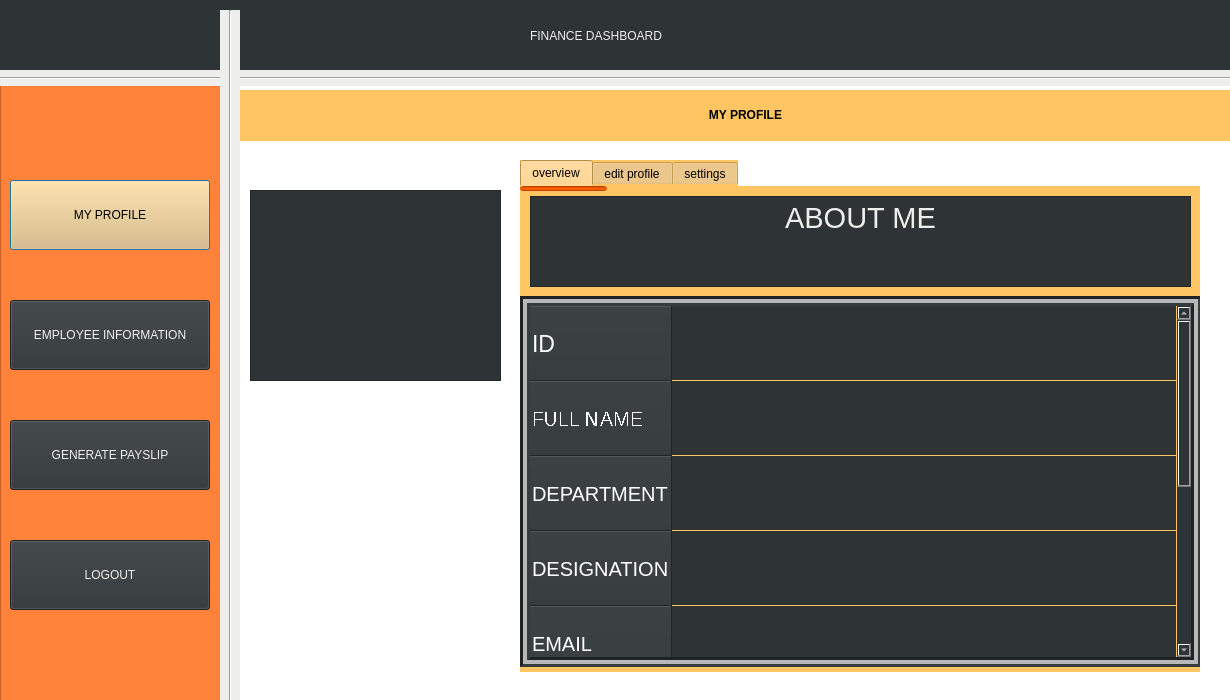
<?xml version="1.0" encoding="UTF-8"?>
<ui version="4.0">
 <class>Dialog</class>
 <widget class="QDialog" name="Dialog">
  <property name="geometry">
   <rect>
    <x>0</x>
    <y>0</y>
    <width>1230</width>
    <height>700</height>
   </rect>
  </property>
  <property name="windowTitle">
   <string>Dialog</string>
  </property>
  <property name="autoFillBackground">
   <bool>false</bool>
  </property>
  <property name="styleSheet">
   <string notr="true">background-color: rgb(46, 52, 54);
border-bottom-color: rgb(238, 238, 236);
border-right-color: rgb(238, 238, 236);
border-top-color: rgb(238, 238, 236);
border-color: rgb(245, 121, 0);</string>
  </property>
  <widget class="QLabel" name="label1">
   <property name="geometry">
    <rect>
     <x>530</x>
     <y>0</y>
     <width>341</width>
     <height>71</height>
    </rect>
   </property>
   <property name="styleSheet">
    <string notr="true">color:rgb(238, 238, 236);
font: 75 30pt &quot;Ubuntu Condensed&quot;;</string>
   </property>
   <property name="text">
    <string>FINANCE DASHBOARD</string>
   </property>
  </widget>
  <widget class="QLabel" name="LOGO">
   <property name="geometry">
    <rect>
     <x>10</x>
     <y>10</y>
     <width>201</width>
     <height>51</height>
    </rect>
   </property>
   <property name="text">
    <string/>
   </property>
   <property name="pixmap">
    <pixmap>logo.png</pixmap>
   </property>
   <property name="scaledContents">
    <bool>true</bool>
   </property>
  </widget>
  <widget class="Line" name="line">
   <property name="geometry">
    <rect>
     <x>-10</x>
     <y>70</y>
     <width>1251</width>
     <height>16</height>
    </rect>
   </property>
   <property name="styleSheet">
    <string notr="true">
background-color: rgb(238, 238, 236);</string>
   </property>
   <property name="orientation">
    <enum>Qt::Horizontal</enum>
   </property>
  </widget>
  <widget class="Line" name="line_2">
   <property name="geometry">
    <rect>
     <x>220</x>
     <y>10</y>
     <width>20</width>
     <height>761</height>
    </rect>
   </property>
   <property name="styleSheet">
    <string notr="true">
background-color: rgb(238, 238, 236);</string>
   </property>
   <property name="orientation">
    <enum>Qt::Vertical</enum>
   </property>
  </widget>
  <widget class="QColumnView" name="columnView">
   <property name="geometry">
    <rect>
     <x>0</x>
     <y>80</y>
     <width>226</width>
     <height>621</height>
    </rect>
   </property>
   <property name="styleSheet">
    <string notr="true">background-color: rgb(255, 130, 59);
</string>
   </property>
  </widget>
  <widget class="QPushButton" name="myprofile">
   <property name="geometry">
    <rect>
     <x>10</x>
     <y>180</y>
     <width>200</width>
     <height>70</height>
    </rect>
   </property>
   <property name="cursor">
    <cursorShape>OpenHandCursor</cursorShape>
   </property>
   <property name="mouseTracking">
    <bool>true</bool>
   </property>
   <property name="acceptDrops">
    <bool>false</bool>
   </property>
   <property name="styleSheet">
    <string notr="true">color:rgb(0,0,0);
background-color: rgb(233, 185, 110);
font: 75 17pt &quot;Ubuntu Condensed&quot;;</string>
   </property>
   <property name="text">
    <string>MY PROFILE</string>
   </property>
  </widget>
  <widget class="QPushButton" name="empinfo">
   <property name="geometry">
    <rect>
     <x>10</x>
     <y>300</y>
     <width>200</width>
     <height>70</height>
    </rect>
   </property>
   <property name="cursor">
    <cursorShape>OpenHandCursor</cursorShape>
   </property>
   <property name="styleSheet">
    <string notr="true">color:rgb(238, 238, 236);
font: 75 15pt &quot;Ubuntu Condensed&quot;;</string>
   </property>
   <property name="text">
    <string>EMPLOYEE INFORMATION</string>
   </property>
  </widget>
  <widget class="QPushButton" name="logout">
   <property name="geometry">
    <rect>
     <x>10</x>
     <y>540</y>
     <width>200</width>
     <height>70</height>
    </rect>
   </property>
   <property name="cursor">
    <cursorShape>OpenHandCursor</cursorShape>
   </property>
   <property name="styleSheet">
    <string notr="true">color:rgb(238, 238, 236);
font: 75 17pt &quot;Ubuntu Condensed&quot;;</string>
   </property>
   <property name="text">
    <string>LOGOUT</string>
   </property>
  </widget>
  <widget class="QColumnView" name="columnView_2">
   <property name="geometry">
    <rect>
     <x>210</x>
     <y>80</y>
     <width>1021</width>
     <height>671</height>
    </rect>
   </property>
   <property name="styleSheet">
    <string notr="true">background-color: rgb(255, 255, 255);
</string>
   </property>
  </widget>
  <widget class="QFrame" name="frame">
   <property name="geometry">
    <rect>
     <x>250</x>
     <y>190</y>
     <width>251</width>
     <height>191</height>
    </rect>
   </property>
   <property name="frameShape">
    <enum>QFrame::StyledPanel</enum>
   </property>
   <property name="frameShadow">
    <enum>QFrame::Raised</enum>
   </property>
   <widget class="QLabel" name="placeholder">
    <property name="geometry">
     <rect>
      <x>40</x>
      <y>20</y>
      <width>161</width>
      <height>141</height>
     </rect>
    </property>
    <property name="text">
     <string/>
    </property>
    <property name="pixmap">
     <pixmap>placeholder.png</pixmap>
    </property>
    <property name="scaledContents">
     <bool>true</bool>
    </property>
   </widget>
  </widget>
  <widget class="QTabWidget" name="EMPLOYEETAB">
   <property name="geometry">
    <rect>
     <x>520</x>
     <y>160</y>
     <width>680</width>
     <height>512</height>
    </rect>
   </property>
   <property name="cursor">
    <cursorShape>PointingHandCursor</cursorShape>
   </property>
   <property name="styleSheet">
    <string notr="true">background-color: rgb(255, 197, 98);</string>
   </property>
   <property name="tabPosition">
    <enum>QTabWidget::North</enum>
   </property>
   <property name="tabShape">
    <enum>QTabWidget::Rounded</enum>
   </property>
   <property name="currentIndex">
    <number>0</number>
   </property>
   <property name="elideMode">
    <enum>Qt::ElideMiddle</enum>
   </property>
   <property name="usesScrollButtons">
    <bool>true</bool>
   </property>
   <property name="documentMode">
    <bool>false</bool>
   </property>
   <property name="tabsClosable">
    <bool>false</bool>
   </property>
   <property name="movable">
    <bool>false</bool>
   </property>
   <property name="tabBarAutoHide">
    <bool>true</bool>
   </property>
   <widget class="QWidget" name="overview">
    <attribute name="title">
     <string>overview</string>
    </attribute>
    <widget class="QLineEdit" name="lineEdit_2">
     <property name="geometry">
      <rect>
       <x>0</x>
       <y>0</y>
       <width>87</width>
       <height>5</height>
      </rect>
     </property>
     <property name="styleSheet">
      <string notr="true">background-color:rgb(255, 93, 0);</string>
     </property>
    </widget>
    <widget class="QTableWidget" name="tableWidget">
     <property name="enabled">
      <bool>true</bool>
     </property>
     <property name="geometry">
      <rect>
       <x>0</x>
       <y>110</y>
       <width>681</width>
       <height>371</height>
      </rect>
     </property>
     <property name="sizePolicy">
      <sizepolicy hsizetype="Fixed" vsizetype="Fixed">
       <horstretch>0</horstretch>
       <verstretch>0</verstretch>
      </sizepolicy>
     </property>
     <property name="styleSheet">
      <string notr="true">background-color: rgb(46, 52, 54);
color: rgb(255, 255, 255);
gridline-color: rgb(255, 197, 98);
selection-color: rgb(255, 197, 98);</string>
     </property>
     <property name="frameShape">
      <enum>QFrame::Box</enum>
     </property>
     <property name="lineWidth">
      <number>3</number>
     </property>
     <property name="midLineWidth">
      <number>4</number>
     </property>
     <property name="verticalScrollBarPolicy">
      <enum>Qt::ScrollBarAlwaysOn</enum>
     </property>
     <property name="horizontalScrollBarPolicy">
      <enum>Qt::ScrollBarAsNeeded</enum>
     </property>
     <property name="sizeAdjustPolicy">
      <enum>QAbstractScrollArea::AdjustToContents</enum>
     </property>
     <property name="autoScroll">
      <bool>false</bool>
     </property>
     <property name="autoScrollMargin">
      <number>9</number>
     </property>
     <property name="tabKeyNavigation">
      <bool>false</bool>
     </property>
     <property name="showDropIndicator" stdset="0">
      <bool>false</bool>
     </property>
     <property name="dragDropOverwriteMode">
      <bool>false</bool>
     </property>
     <property name="selectionMode">
      <enum>QAbstractItemView::NoSelection</enum>
     </property>
     <property name="selectionBehavior">
      <enum>QAbstractItemView::SelectRows</enum>
     </property>
     <property name="verticalScrollMode">
      <enum>QAbstractItemView::ScrollPerPixel</enum>
     </property>
     <property name="horizontalScrollMode">
      <enum>QAbstractItemView::ScrollPerPixel</enum>
     </property>
     <property name="showGrid">
      <bool>true</bool>
     </property>
     <property name="sortingEnabled">
      <bool>false</bool>
     </property>
     <property name="wordWrap">
      <bool>true</bool>
     </property>
     <property name="cornerButtonEnabled">
      <bool>false</bool>
     </property>
     <property name="rowCount">
      <number>9</number>
     </property>
     <property name="columnCount">
      <number>1</number>
     </property>
     <attribute name="horizontalHeaderVisible">
      <bool>false</bool>
     </attribute>
     <attribute name="horizontalHeaderCascadingSectionResizes">
      <bool>true</bool>
     </attribute>
     <attribute name="horizontalHeaderMinimumSectionSize">
      <number>100</number>
     </attribute>
     <attribute name="horizontalHeaderHighlightSections">
      <bool>true</bool>
     </attribute>
     <attribute name="horizontalHeaderShowSortIndicator" stdset="0">
      <bool>true</bool>
     </attribute>
     <attribute name="horizontalHeaderStretchLastSection">
      <bool>true</bool>
     </attribute>
     <attribute name="verticalHeaderVisible">
      <bool>true</bool>
     </attribute>
     <attribute name="verticalHeaderCascadingSectionResizes">
      <bool>true</bool>
     </attribute>
     <attribute name="verticalHeaderMinimumSectionSize">
      <number>15</number>
     </attribute>
     <attribute name="verticalHeaderDefaultSectionSize">
      <number>75</number>
     </attribute>
     <attribute name="verticalHeaderHighlightSections">
      <bool>true</bool>
     </attribute>
     <attribute name="verticalHeaderShowSortIndicator" stdset="0">
      <bool>true</bool>
     </attribute>
     <attribute name="verticalHeaderStretchLastSection">
      <bool>true</bool>
     </attribute>
     <row>
      <property name="text">
       <string>ID</string>
      </property>
      <property name="toolTip">
       <string notr="true"/>
      </property>
      <property name="whatsThis">
       <string notr="true"/>
      </property>
      <property name="font">
       <font>
        <pointsize>17</pointsize>
       </font>
      </property>
     </row>
     <row>
      <property name="text">
       <string notr="true">FULL NAME</string>
      </property>
      <property name="toolTip">
       <string notr="true"/>
      </property>
      <property name="whatsThis">
       <string notr="true"/>
      </property>
      <property name="font">
       <font>
        <pointsize>15</pointsize>
        <weight>50</weight>
        <bold>false</bold>
        <stylestrategy>NoAntialias</stylestrategy>
        <kerning>true</kerning>
       </font>
      </property>
     </row>
     <row>
      <property name="text">
       <string>DEPARTMENT</string>
      </property>
      <property name="font">
       <font>
        <pointsize>15</pointsize>
       </font>
      </property>
     </row>
     <row>
      <property name="text">
       <string>DESIGNATION</string>
      </property>
      <property name="font">
       <font>
        <pointsize>15</pointsize>
        <weight>50</weight>
        <bold>false</bold>
       </font>
      </property>
     </row>
     <row>
      <property name="text">
       <string>EMAIL</string>
      </property>
      <property name="font">
       <font>
        <pointsize>15</pointsize>
        <weight>50</weight>
        <bold>false</bold>
       </font>
      </property>
     </row>
     <row>
      <property name="text">
       <string>ADDRESS</string>
      </property>
      <property name="font">
       <font>
        <pointsize>15</pointsize>
        <weight>50</weight>
        <bold>false</bold>
       </font>
      </property>
     </row>
     <row>
      <property name="text">
       <string>PHONE</string>
      </property>
      <property name="font">
       <font>
        <pointsize>15</pointsize>
        <weight>50</weight>
        <bold>false</bold>
       </font>
      </property>
     </row>
     <row>
      <property name="text">
       <string>TASK</string>
      </property>
      <property name="font">
       <font>
        <pointsize>15</pointsize>
       </font>
      </property>
     </row>
     <row>
      <property name="text">
       <string>WAGE</string>
      </property>
      <property name="font">
       <font>
        <pointsize>15</pointsize>
       </font>
      </property>
     </row>
     <column>
      <property name="text">
       <string/>
      </property>
     </column>
     <item row="0" column="0">
      <property name="text">
       <string notr="true"/>
      </property>
      <property name="font">
       <font>
        <pointsize>17</pointsize>
       </font>
      </property>
      <property name="flags">
       <set>ItemIsSelectable</set>
      </property>
     </item>
     <item row="1" column="0">
      <property name="text">
       <string notr="true"/>
      </property>
      <property name="font">
       <font>
        <pointsize>17</pointsize>
       </font>
      </property>
      <property name="flags">
       <set>ItemIsSelectable</set>
      </property>
     </item>
     <item row="3" column="0">
      <property name="text">
       <string/>
      </property>
      <property name="font">
       <font>
        <pointsize>17</pointsize>
       </font>
      </property>
      <property name="flags">
       <set>ItemIsSelectable</set>
      </property>
     </item>
     <item row="4" column="0">
      <property name="text">
       <string/>
      </property>
      <property name="font">
       <font>
        <pointsize>17</pointsize>
       </font>
      </property>
      <property name="flags">
       <set>ItemIsSelectable</set>
      </property>
     </item>
     <item row="5" column="0">
      <property name="text">
       <string/>
      </property>
      <property name="font">
       <font>
        <pointsize>17</pointsize>
       </font>
      </property>
      <property name="flags">
       <set>ItemIsSelectable</set>
      </property>
     </item>
     <item row="6" column="0">
      <property name="text">
       <string/>
      </property>
      <property name="font">
       <font>
        <pointsize>17</pointsize>
       </font>
      </property>
      <property name="flags">
       <set>ItemIsSelectable</set>
      </property>
     </item>
    </widget>
    <widget class="QTextBrowser" name="ABOUTME">
     <property name="geometry">
      <rect>
       <x>10</x>
       <y>10</y>
       <width>661</width>
       <height>91</height>
      </rect>
     </property>
     <property name="styleSheet">
      <string notr="true">background-color: rgb(46, 52, 54);</string>
     </property>
     <property name="html">
      <string>&lt;!DOCTYPE HTML PUBLIC &quot;-//W3C//DTD HTML 4.0//EN&quot; &quot;http://www.w3.org/TR/REC-html40/strict.dtd&quot;&gt;
&lt;html&gt;&lt;head&gt;&lt;meta name=&quot;qrichtext&quot; content=&quot;1&quot; /&gt;&lt;style type=&quot;text/css&quot;&gt;
p, li { white-space: pre-wrap; }
&lt;/style&gt;&lt;/head&gt;&lt;body style=&quot; font-family:'Ubuntu'; font-size:11pt; font-weight:400; font-style:normal;&quot;&gt;
&lt;p align=&quot;center&quot; style=&quot; margin-top:0px; margin-bottom:0px; margin-left:0px; margin-right:0px; -qt-block-indent:0; text-indent:0px;&quot;&gt;&lt;span style=&quot; font-size:22pt; color:#eeeeec;&quot;&gt;ABOUT ME&lt;/span&gt;&lt;/p&gt;&lt;/body&gt;&lt;/html&gt;</string>
     </property>
    </widget>
   </widget>
   <widget class="QWidget" name="edit_profile">
    <attribute name="title">
     <string>edit profile</string>
    </attribute>
    <widget class="QColumnView" name="columnView_3">
     <property name="geometry">
      <rect>
       <x>0</x>
       <y>0</y>
       <width>681</width>
       <height>481</height>
      </rect>
     </property>
     <property name="styleSheet">
      <string notr="true">background-color: rgb(46, 52, 54);</string>
     </property>
    </widget>
    <widget class="QLineEdit" name="lineEdit_3">
     <property name="geometry">
      <rect>
       <x>87</x>
       <y>0</y>
       <width>100</width>
       <height>5</height>
      </rect>
     </property>
     <property name="styleSheet">
      <string notr="true">background-color: rgb(255, 93, 0);</string>
     </property>
    </widget>
    <widget class="QPushButton" name="upload">
     <property name="geometry">
      <rect>
       <x>110</x>
       <y>50</y>
       <width>71</width>
       <height>25</height>
      </rect>
     </property>
     <property name="styleSheet">
      <string notr="true">background-color: rgb(233, 185, 110);</string>
     </property>
     <property name="text">
      <string>upload</string>
     </property>
    </widget>
    <widget class="QLabel" name="placeholder2">
     <property name="geometry">
      <rect>
       <x>10</x>
       <y>10</y>
       <width>91</width>
       <height>91</height>
      </rect>
     </property>
     <property name="text">
      <string/>
     </property>
     <property name="pixmap">
      <pixmap>../../Pictures/placeholder.png</pixmap>
     </property>
     <property name="scaledContents">
      <bool>true</bool>
     </property>
    </widget>
    <widget class="QColumnView" name="columnView_4">
     <property name="geometry">
      <rect>
       <x>0</x>
       <y>110</y>
       <width>681</width>
       <height>371</height>
      </rect>
     </property>
     <property name="styleSheet">
      <string notr="true">background-color: rgb(255, 130, 59);
</string>
     </property>
    </widget>
    <widget class="QTableWidget" name="editprofile">
     <property name="enabled">
      <bool>true</bool>
     </property>
     <property name="geometry">
      <rect>
       <x>0</x>
       <y>110</y>
       <width>681</width>
       <height>371</height>
      </rect>
     </property>
     <property name="sizePolicy">
      <sizepolicy hsizetype="Fixed" vsizetype="Fixed">
       <horstretch>0</horstretch>
       <verstretch>0</verstretch>
      </sizepolicy>
     </property>
     <property name="styleSheet">
      <string notr="true">background-color: rgb(255, 197, 98);
color: rgb(46, 52, 54);
gridline-color: rgb(0, 0, 0);
;
selection-color: rgb(255, 130, 59);</string>
     </property>
     <property name="frameShape">
      <enum>QFrame::Box</enum>
     </property>
     <property name="lineWidth">
      <number>3</number>
     </property>
     <property name="midLineWidth">
      <number>4</number>
     </property>
     <property name="verticalScrollBarPolicy">
      <enum>Qt::ScrollBarAlwaysOn</enum>
     </property>
     <property name="horizontalScrollBarPolicy">
      <enum>Qt::ScrollBarAsNeeded</enum>
     </property>
     <property name="sizeAdjustPolicy">
      <enum>QAbstractScrollArea::AdjustToContents</enum>
     </property>
     <property name="autoScroll">
      <bool>false</bool>
     </property>
     <property name="autoScrollMargin">
      <number>9</number>
     </property>
     <property name="tabKeyNavigation">
      <bool>true</bool>
     </property>
     <property name="showDropIndicator" stdset="0">
      <bool>true</bool>
     </property>
     <property name="dragEnabled">
      <bool>true</bool>
     </property>
     <property name="dragDropOverwriteMode">
      <bool>true</bool>
     </property>
     <property name="dragDropMode">
      <enum>QAbstractItemView::DragDrop</enum>
     </property>
     <property name="alternatingRowColors">
      <bool>false</bool>
     </property>
     <property name="selectionMode">
      <enum>QAbstractItemView::SingleSelection</enum>
     </property>
     <property name="selectionBehavior">
      <enum>QAbstractItemView::SelectRows</enum>
     </property>
     <property name="textElideMode">
      <enum>Qt::ElideMiddle</enum>
     </property>
     <property name="verticalScrollMode">
      <enum>QAbstractItemView::ScrollPerPixel</enum>
     </property>
     <property name="horizontalScrollMode">
      <enum>QAbstractItemView::ScrollPerPixel</enum>
     </property>
     <property name="showGrid">
      <bool>true</bool>
     </property>
     <property name="sortingEnabled">
      <bool>false</bool>
     </property>
     <property name="wordWrap">
      <bool>true</bool>
     </property>
     <property name="cornerButtonEnabled">
      <bool>false</bool>
     </property>
     <property name="rowCount">
      <number>9</number>
     </property>
     <property name="columnCount">
      <number>1</number>
     </property>
     <attribute name="horizontalHeaderVisible">
      <bool>false</bool>
     </attribute>
     <attribute name="horizontalHeaderCascadingSectionResizes">
      <bool>true</bool>
     </attribute>
     <attribute name="horizontalHeaderMinimumSectionSize">
      <number>100</number>
     </attribute>
     <attribute name="horizontalHeaderHighlightSections">
      <bool>false</bool>
     </attribute>
     <attribute name="horizontalHeaderShowSortIndicator" stdset="0">
      <bool>true</bool>
     </attribute>
     <attribute name="horizontalHeaderStretchLastSection">
      <bool>true</bool>
     </attribute>
     <attribute name="verticalHeaderVisible">
      <bool>false</bool>
     </attribute>
     <attribute name="verticalHeaderCascadingSectionResizes">
      <bool>true</bool>
     </attribute>
     <attribute name="verticalHeaderMinimumSectionSize">
      <number>15</number>
     </attribute>
     <attribute name="verticalHeaderDefaultSectionSize">
      <number>75</number>
     </attribute>
     <attribute name="verticalHeaderHighlightSections">
      <bool>true</bool>
     </attribute>
     <attribute name="verticalHeaderShowSortIndicator" stdset="0">
      <bool>true</bool>
     </attribute>
     <attribute name="verticalHeaderStretchLastSection">
      <bool>true</bool>
     </attribute>
     <row>
      <property name="text">
       <string>ID</string>
      </property>
      <property name="toolTip">
       <string notr="true"/>
      </property>
      <property name="whatsThis">
       <string notr="true"/>
      </property>
      <property name="font">
       <font>
        <pointsize>17</pointsize>
        <weight>75</weight>
        <bold>true</bold>
       </font>
      </property>
     </row>
     <row>
      <property name="text">
       <string notr="true">FULL NAME</string>
      </property>
      <property name="toolTip">
       <string notr="true"/>
      </property>
      <property name="whatsThis">
       <string notr="true"/>
      </property>
      <property name="font">
       <font>
        <pointsize>15</pointsize>
        <weight>75</weight>
        <bold>true</bold>
        <stylestrategy>NoAntialias</stylestrategy>
        <kerning>true</kerning>
       </font>
      </property>
     </row>
     <row>
      <property name="text">
       <string>DEPARTMENT</string>
      </property>
      <property name="font">
       <font>
        <pointsize>15</pointsize>
        <weight>75</weight>
        <bold>true</bold>
       </font>
      </property>
     </row>
     <row>
      <property name="text">
       <string>DESIGNATION</string>
      </property>
      <property name="font">
       <font>
        <pointsize>15</pointsize>
        <weight>75</weight>
        <bold>true</bold>
       </font>
      </property>
     </row>
     <row>
      <property name="text">
       <string>EMAIL</string>
      </property>
      <property name="font">
       <font>
        <pointsize>15</pointsize>
        <weight>75</weight>
        <bold>true</bold>
       </font>
      </property>
     </row>
     <row>
      <property name="text">
       <string>ADDRESS</string>
      </property>
      <property name="font">
       <font>
        <pointsize>15</pointsize>
        <weight>75</weight>
        <bold>true</bold>
       </font>
      </property>
     </row>
     <row>
      <property name="text">
       <string>PHONE</string>
      </property>
      <property name="font">
       <font>
        <pointsize>15</pointsize>
        <weight>75</weight>
        <bold>true</bold>
       </font>
      </property>
     </row>
     <row>
      <property name="text">
       <string>WAGE</string>
      </property>
      <property name="font">
       <font>
        <pointsize>15</pointsize>
        <weight>75</weight>
        <bold>true</bold>
       </font>
      </property>
     </row>
     <row>
      <property name="text">
       <string>TASK</string>
      </property>
      <property name="font">
       <font>
        <pointsize>15</pointsize>
        <weight>75</weight>
        <bold>true</bold>
       </font>
      </property>
     </row>
     <column>
      <property name="text">
       <string/>
      </property>
     </column>
     <item row="0" column="0">
      <property name="text">
       <string/>
      </property>
      <property name="font">
       <font>
        <pointsize>17</pointsize>
       </font>
      </property>
      <property name="flags">
       <set>ItemIsSelectable</set>
      </property>
     </item>
     <item row="1" column="0">
      <property name="text">
       <string notr="true"/>
      </property>
      <property name="font">
       <font>
        <pointsize>17</pointsize>
       </font>
      </property>
      <property name="flags">
       <set>ItemIsSelectable|ItemIsEditable</set>
      </property>
     </item>
     <item row="3" column="0">
      <property name="text">
       <string/>
      </property>
      <property name="font">
       <font>
        <pointsize>17</pointsize>
       </font>
      </property>
      <property name="flags">
       <set>ItemIsSelectable|ItemIsEditable|ItemIsDropEnabled</set>
      </property>
     </item>
     <item row="4" column="0">
      <property name="text">
       <string/>
      </property>
      <property name="font">
       <font>
        <pointsize>17</pointsize>
       </font>
      </property>
      <property name="flags">
       <set>ItemIsSelectable|ItemIsEditable</set>
      </property>
     </item>
     <item row="5" column="0">
      <property name="text">
       <string/>
      </property>
      <property name="font">
       <font>
        <pointsize>17</pointsize>
       </font>
      </property>
      <property name="flags">
       <set>ItemIsSelectable|ItemIsEditable</set>
      </property>
     </item>
     <item row="6" column="0">
      <property name="text">
       <string/>
      </property>
      <property name="font">
       <font>
        <pointsize>17</pointsize>
       </font>
      </property>
      <property name="flags">
       <set>ItemIsSelectable|ItemIsEditable</set>
      </property>
     </item>
    </widget>
    <widget class="QPushButton" name="saveinfo">
     <property name="geometry">
      <rect>
       <x>520</x>
       <y>30</y>
       <width>131</width>
       <height>31</height>
      </rect>
     </property>
     <property name="text">
      <string>save</string>
     </property>
    </widget>
    <widget class="QLineEdit" name="filename">
     <property name="geometry">
      <rect>
       <x>110</x>
       <y>80</y>
       <width>113</width>
       <height>16</height>
      </rect>
     </property>
    </widget>
   </widget>
   <widget class="QWidget" name="settings">
    <attribute name="title">
     <string>settings</string>
    </attribute>
    <widget class="QLineEdit" name="currentpassword">
     <property name="geometry">
      <rect>
       <x>60</x>
       <y>110</y>
       <width>381</width>
       <height>51</height>
      </rect>
     </property>
    </widget>
    <widget class="QColumnView" name="columnView_5">
     <property name="geometry">
      <rect>
       <x>20</x>
       <y>80</y>
       <width>641</width>
       <height>371</height>
      </rect>
     </property>
     <property name="styleSheet">
      <string notr="true">background-color: rgb(46, 52, 54);
</string>
     </property>
    </widget>
    <widget class="QColumnView" name="columnView_6">
     <property name="geometry">
      <rect>
       <x>20</x>
       <y>10</y>
       <width>641</width>
       <height>71</height>
      </rect>
     </property>
     <property name="styleSheet">
      <string notr="true">background-color: rgb(255, 130, 59);
</string>
     </property>
    </widget>
    <widget class="QLineEdit" name="lineEdit_5">
     <property name="geometry">
      <rect>
       <x>190</x>
       <y>0</y>
       <width>75</width>
       <height>5</height>
      </rect>
     </property>
     <property name="styleSheet">
      <string notr="true">background-color: rgb(255, 93, 0);</string>
     </property>
    </widget>
    <widget class="QLabel" name="label_3">
     <property name="geometry">
      <rect>
       <x>30</x>
       <y>20</y>
       <width>621</width>
       <height>51</height>
      </rect>
     </property>
     <property name="styleSheet">
      <string notr="true">background-color: rgb(46, 52, 54);
color: rgb(255, 255, 255);</string>
     </property>
     <property name="text">
      <string>&lt;html&gt;&lt;head/&gt;&lt;body&gt;&lt;p align=&quot;center&quot;&gt;&lt;span style=&quot; font-size:18pt; font-weight:600;&quot;&gt;CHANGE PASSWORD&lt;/span&gt;&lt;/p&gt;&lt;/body&gt;&lt;/html&gt;</string>
     </property>
    </widget>
    <widget class="QLabel" name="label_4">
     <property name="geometry">
      <rect>
       <x>20</x>
       <y>110</y>
       <width>241</width>
       <height>31</height>
      </rect>
     </property>
     <property name="styleSheet">
      <string notr="true">
color: rgb(255, 130, 59);
background-color: rgb(46, 52, 54);</string>
     </property>
     <property name="text">
      <string>&lt;html&gt;&lt;head/&gt;&lt;body&gt;&lt;p align=&quot;center&quot;&gt;&lt;span style=&quot; font-size:12pt;&quot;&gt;CURRENT PASSWORD&lt;/span&gt;&lt;/p&gt;&lt;/body&gt;&lt;/html&gt;</string>
     </property>
    </widget>
    <widget class="QLabel" name="label_5">
     <property name="geometry">
      <rect>
       <x>20</x>
       <y>170</y>
       <width>201</width>
       <height>31</height>
      </rect>
     </property>
     <property name="styleSheet">
      <string notr="true">
color: rgb(255, 130, 59);
background-color: rgb(46, 52, 54);
</string>
     </property>
     <property name="text">
      <string>&lt;html&gt;&lt;head/&gt;&lt;body&gt;&lt;p align=&quot;center&quot;&gt;&lt;span style=&quot; font-size:12pt;&quot;&gt;NEW PASSWORD&lt;/span&gt;&lt;/p&gt;&lt;/body&gt;&lt;/html&gt;</string>
     </property>
    </widget>
    <widget class="QLabel" name="label_6">
     <property name="geometry">
      <rect>
       <x>40</x>
       <y>230</y>
       <width>241</width>
       <height>31</height>
      </rect>
     </property>
     <property name="styleSheet">
      <string notr="true">color: rgb(255, 130, 59);
background-color: rgb(46, 52, 54);</string>
     </property>
     <property name="text">
      <string>&lt;html&gt;&lt;head/&gt;&lt;body&gt;&lt;p align=&quot;center&quot;&gt;&lt;span style=&quot; font-size:12pt;&quot;&gt;RE-ENTER NEW PASSWORD&lt;/span&gt;&lt;/p&gt;&lt;/body&gt;&lt;/html&gt;</string>
     </property>
    </widget>
    <widget class="QLineEdit" name="currentpass">
     <property name="geometry">
      <rect>
       <x>290</x>
       <y>110</y>
       <width>301</width>
       <height>31</height>
      </rect>
     </property>
     <property name="contextMenuPolicy">
      <enum>Qt::CustomContextMenu</enum>
     </property>
     <property name="text">
      <string/>
     </property>
    </widget>
    <widget class="QLineEdit" name="newpass1">
     <property name="geometry">
      <rect>
       <x>290</x>
       <y>170</y>
       <width>301</width>
       <height>31</height>
      </rect>
     </property>
    </widget>
    <widget class="QLineEdit" name="newpass2">
     <property name="geometry">
      <rect>
       <x>290</x>
       <y>230</y>
       <width>301</width>
       <height>31</height>
      </rect>
     </property>
    </widget>
    <widget class="QPushButton" name="savepassword">
     <property name="geometry">
      <rect>
       <x>470</x>
       <y>280</y>
       <width>141</width>
       <height>41</height>
      </rect>
     </property>
     <property name="text">
      <string>save</string>
     </property>
    </widget>
    <widget class="QLabel" name="emptyerror">
     <property name="enabled">
      <bool>false</bool>
     </property>
     <property name="geometry">
      <rect>
       <x>300</x>
       <y>280</y>
       <width>161</width>
       <height>31</height>
      </rect>
     </property>
     <property name="styleSheet">
      <string notr="true">background-color: rgb(46, 52, 54);
font: 11pt &quot;Ubuntu&quot;;
color:rgb(204, 0, 0)</string>
     </property>
     <property name="text">
      <string/>
     </property>
    </widget>
    <widget class="QLabel" name="incorrectpass">
     <property name="geometry">
      <rect>
       <x>290</x>
       <y>146</y>
       <width>301</width>
       <height>21</height>
      </rect>
     </property>
     <property name="styleSheet">
      <string notr="true">background-color: rgb(46, 52, 54);
font: 8pt &quot;Ubuntu&quot;;
color:rgb(204, 0, 0)
</string>
     </property>
     <property name="text">
      <string/>
     </property>
    </widget>
    <widget class="QLabel" name="unmatchedpassword">
     <property name="enabled">
      <bool>true</bool>
     </property>
     <property name="geometry">
      <rect>
       <x>290</x>
       <y>206</y>
       <width>291</width>
       <height>21</height>
      </rect>
     </property>
     <property name="styleSheet">
      <string notr="true">background-color: rgb(46, 52, 54);
font: 11pt &quot;Ubuntu&quot;;
color:rgb(239, 41, 41)</string>
     </property>
     <property name="text">
      <string/>
     </property>
    </widget>
    <widget class="QLabel" name="correctpass">
     <property name="geometry">
      <rect>
       <x>550</x>
       <y>115</y>
       <width>31</width>
       <height>20</height>
      </rect>
     </property>
     <property name="styleSheet">
      <string notr="true">color: rgb(115, 210, 22);
font: 75 20pt &quot;Ubuntu Condensed&quot;;</string>
     </property>
     <property name="text">
      <string/>
     </property>
    </widget>
   </widget>
  </widget>
  <widget class="QLabel" name="label1_2">
   <property name="geometry">
    <rect>
     <x>240</x>
     <y>90</y>
     <width>1011</width>
     <height>51</height>
    </rect>
   </property>
   <property name="styleSheet">
    <string notr="true">background-color: rgb(255, 197, 98);
font: 75 30pt &quot;Ubuntu Condensed&quot;;</string>
   </property>
   <property name="text">
    <string>&lt;html&gt;&lt;head/&gt;&lt;body&gt;&lt;p align=&quot;center&quot;&gt;&lt;span style=&quot; font-weight:600;&quot;&gt;MY PROFILE&lt;/span&gt;&lt;/p&gt;&lt;/body&gt;&lt;/html&gt;</string>
   </property>
  </widget>
  <widget class="QPushButton" name="generatepayslip">
   <property name="geometry">
    <rect>
     <x>10</x>
     <y>420</y>
     <width>200</width>
     <height>70</height>
    </rect>
   </property>
   <property name="cursor">
    <cursorShape>OpenHandCursor</cursorShape>
   </property>
   <property name="styleSheet">
    <string notr="true">color:rgb(238, 238, 236);
font: 75 17pt &quot;Ubuntu Condensed&quot;;</string>
   </property>
   <property name="text">
    <string>GENERATE PAYSLIP</string>
   </property>
  </widget>
  <zorder>columnView_2</zorder>
  <zorder>frame</zorder>
  <zorder>columnView</zorder>
  <zorder>label1</zorder>
  <zorder>LOGO</zorder>
  <zorder>line</zorder>
  <zorder>line_2</zorder>
  <zorder>empinfo</zorder>
  <zorder>logout</zorder>
  <zorder>myprofile</zorder>
  <zorder>EMPLOYEETAB</zorder>
  <zorder>label1_2</zorder>
  <zorder>generatepayslip</zorder>
 </widget>
 <resources/>
 <connections/>
</ui>
